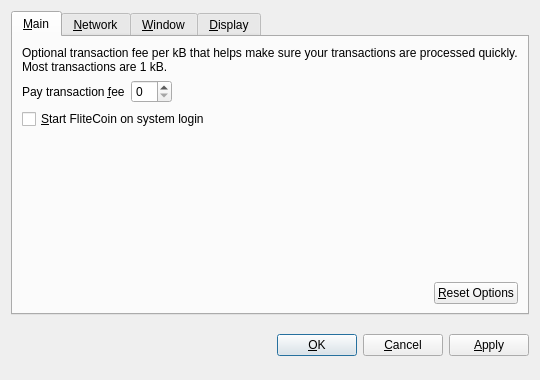
<?xml version="1.0" encoding="UTF-8"?>
<ui version="4.0">
 <class>OptionsDialog</class>
 <widget class="QDialog" name="OptionsDialog">
  <property name="geometry">
   <rect>
    <x>0</x>
    <y>0</y>
    <width>540</width>
    <height>380</height>
   </rect>
  </property>
  <property name="windowTitle">
   <string>Options</string>
  </property>
  <property name="modal">
   <bool>true</bool>
  </property>
  <layout class="QVBoxLayout" name="verticalLayout">
   <item>
    <widget class="QTabWidget" name="tabWidget">
     <property name="tabPosition">
      <enum>QTabWidget::North</enum>
     </property>
     <property name="currentIndex">
      <number>0</number>
     </property>
     <widget class="QWidget" name="tabMain">
      <attribute name="title">
       <string>&amp;Main</string>
      </attribute>
      <layout class="QVBoxLayout" name="verticalLayout_Main">
       <item>
        <widget class="QLabel" name="transactionFeeInfoLabel">
         <property name="text">
          <string>Optional transaction fee per kB that helps make sure your transactions are processed quickly. Most transactions are 1 kB.</string>
         </property>
         <property name="textFormat">
          <enum>Qt::PlainText</enum>
         </property>
         <property name="wordWrap">
          <bool>true</bool>
         </property>
        </widget>
       </item>
       <item>
        <layout class="QHBoxLayout" name="horizontalLayout_1_Main">
         <item>
          <widget class="QLabel" name="transactionFeeLabel">
           <property name="text">
            <string>Pay transaction &amp;fee</string>
           </property>
           <property name="textFormat">
            <enum>Qt::PlainText</enum>
           </property>
           <property name="buddy">
            <cstring>transactionFee</cstring>
           </property>
          </widget>
         </item>
         <item>
          <widget class="BitcoinAmountField" name="transactionFee"/>
         </item>
         <item>
          <spacer name="horizontalSpacer_1_Main">
           <property name="orientation">
            <enum>Qt::Horizontal</enum>
           </property>
           <property name="sizeHint" stdset="0">
            <size>
             <width>40</width>
             <height>20</height>
            </size>
           </property>
          </spacer>
         </item>
        </layout>
       </item>
       <item>
        <widget class="QCheckBox" name="bitcoinAtStartup">
         <property name="toolTip">
          <string>Automatically start FliteCoin after logging in to the system.</string>
         </property>
         <property name="text">
          <string>&amp;Start FliteCoin on system login</string>
         </property>
        </widget>
       </item>
       <item>
        <spacer name="verticalSpacer_Main">
         <property name="orientation">
          <enum>Qt::Vertical</enum>
         </property>
         <property name="sizeHint" stdset="0">
          <size>
           <width>20</width>
           <height>40</height>
          </size>
         </property>
        </spacer>
       </item>
       <item>
        <layout class="QHBoxLayout" name="horizontalLayout_2_Main">
         <item>
          <spacer name="horizontalSpacer_2_Main">
           <property name="orientation">
            <enum>Qt::Horizontal</enum>
           </property>
           <property name="sizeHint" stdset="0">
            <size>
             <width>40</width>
             <height>20</height>
            </size>
           </property>
          </spacer>
         </item>
         <item>
          <widget class="QPushButton" name="resetButton">
           <property name="toolTip">
            <string>Reset all client options to default.</string>
           </property>
           <property name="text">
            <string>&amp;Reset Options</string>
           </property>
           <property name="autoDefault">
            <bool>false</bool>
           </property>
          </widget>
         </item>
        </layout>
       </item>
      </layout>
     </widget>
     <widget class="QWidget" name="tabNetwork">
      <attribute name="title">
       <string>&amp;Network</string>
      </attribute>
      <layout class="QVBoxLayout" name="verticalLayout_Network">
       <item>
        <widget class="QCheckBox" name="mapPortUpnp">
         <property name="toolTip">
          <string>Automatically open the FliteCoin client port on the router. This only works when your router supports UPnP and it is enabled.</string>
         </property>
         <property name="text">
          <string>Map port using &amp;UPnP</string>
         </property>
        </widget>
       </item>
       <item>
        <widget class="QCheckBox" name="connectSocks">
         <property name="toolTip">
          <string>Connect to the FliteCoin network through a SOCKS proxy (e.g. when connecting through Tor).</string>
         </property>
         <property name="text">
          <string>&amp;Connect through SOCKS proxy:</string>
         </property>
        </widget>
       </item>
       <item>
        <layout class="QHBoxLayout" name="horizontalLayout_Network">
         <item>
          <widget class="QLabel" name="proxyIpLabel">
           <property name="text">
            <string>Proxy &amp;IP:</string>
           </property>
           <property name="textFormat">
            <enum>Qt::PlainText</enum>
           </property>
           <property name="buddy">
            <cstring>proxyIp</cstring>
           </property>
          </widget>
         </item>
         <item>
          <widget class="QValidatedLineEdit" name="proxyIp">
           <property name="maximumSize">
            <size>
             <width>140</width>
             <height>16777215</height>
            </size>
           </property>
           <property name="toolTip">
            <string>IP address of the proxy (e.g. 127.0.0.1)</string>
           </property>
          </widget>
         </item>
         <item>
          <widget class="QLabel" name="proxyPortLabel">
           <property name="text">
            <string>&amp;Port:</string>
           </property>
           <property name="textFormat">
            <enum>Qt::PlainText</enum>
           </property>
           <property name="buddy">
            <cstring>proxyPort</cstring>
           </property>
          </widget>
         </item>
         <item>
          <widget class="QLineEdit" name="proxyPort">
           <property name="maximumSize">
            <size>
             <width>55</width>
             <height>16777215</height>
            </size>
           </property>
           <property name="toolTip">
            <string>Port of the proxy (e.g. 9050)</string>
           </property>
          </widget>
         </item>
         <item>
          <widget class="QLabel" name="socksVersionLabel">
           <property name="text">
            <string>SOCKS &amp;Version:</string>
           </property>
           <property name="textFormat">
            <enum>Qt::PlainText</enum>
           </property>
           <property name="buddy">
            <cstring>socksVersion</cstring>
           </property>
          </widget>
         </item>
         <item>
          <widget class="QValueComboBox" name="socksVersion">
           <property name="toolTip">
            <string>SOCKS version of the proxy (e.g. 5)</string>
           </property>
          </widget>
         </item>
         <item>
          <spacer name="horizontalSpacer_Network">
           <property name="orientation">
            <enum>Qt::Horizontal</enum>
           </property>
           <property name="sizeHint" stdset="0">
            <size>
             <width>40</width>
             <height>20</height>
            </size>
           </property>
          </spacer>
         </item>
        </layout>
       </item>
       <item>
        <spacer name="verticalSpacer_Network">
         <property name="orientation">
          <enum>Qt::Vertical</enum>
         </property>
         <property name="sizeHint" stdset="0">
          <size>
           <width>20</width>
           <height>40</height>
          </size>
         </property>
        </spacer>
       </item>
      </layout>
     </widget>
     <widget class="QWidget" name="tabWindow">
      <attribute name="title">
       <string>&amp;Window</string>
      </attribute>
      <layout class="QVBoxLayout" name="verticalLayout_Window">
       <item>
        <widget class="QCheckBox" name="minimizeToTray">
         <property name="toolTip">
          <string>Show only a tray icon after minimizing the window.</string>
         </property>
         <property name="text">
          <string>&amp;Minimize to the tray instead of the taskbar</string>
         </property>
        </widget>
       </item>
       <item>
        <widget class="QCheckBox" name="minimizeOnClose">
         <property name="toolTip">
          <string>Minimize instead of exit the application when the window is closed. When this option is enabled, the application will be closed only after selecting Quit in the menu.</string>
         </property>
         <property name="text">
          <string>M&amp;inimize on close</string>
         </property>
        </widget>
       </item>
       <item>
        <spacer name="verticalSpacer_Window">
         <property name="orientation">
          <enum>Qt::Vertical</enum>
         </property>
         <property name="sizeHint" stdset="0">
          <size>
           <width>20</width>
           <height>40</height>
          </size>
         </property>
        </spacer>
       </item>
      </layout>
     </widget>
     <widget class="QWidget" name="tabDisplay">
      <attribute name="title">
       <string>&amp;Display</string>
      </attribute>
      <layout class="QVBoxLayout" name="verticalLayout_Display">
       <item>
        <layout class="QHBoxLayout" name="horizontalLayout_1_Display">
         <item>
          <widget class="QLabel" name="langLabel">
           <property name="text">
            <string>User Interface &amp;language:</string>
           </property>
           <property name="textFormat">
            <enum>Qt::PlainText</enum>
           </property>
           <property name="buddy">
            <cstring>lang</cstring>
           </property>
          </widget>
         </item>
         <item>
          <widget class="QValueComboBox" name="lang">
           <property name="toolTip">
            <string>The user interface language can be set here. This setting will take effect after restarting FliteCoin.</string>
           </property>
          </widget>
         </item>
        </layout>
       </item>
       <item>
        <layout class="QHBoxLayout" name="horizontalLayout_2_Display">
         <item>
          <widget class="QLabel" name="unitLabel">
           <property name="text">
            <string>&amp;Unit to show amounts in:</string>
           </property>
           <property name="textFormat">
            <enum>Qt::PlainText</enum>
           </property>
           <property name="buddy">
            <cstring>unit</cstring>
           </property>
          </widget>
         </item>
         <item>
          <widget class="QValueComboBox" name="unit">
           <property name="toolTip">
            <string>Choose the default subdivision unit to show in the interface and when sending coins.</string>
           </property>
          </widget>
         </item>
        </layout>
       </item>
       <item>
        <widget class="QCheckBox" name="displayAddresses">
         <property name="toolTip">
          <string>Whether to show FliteCoin addresses in the transaction list or not.</string>
         </property>
         <property name="text">
          <string>&amp;Display addresses in transaction list</string>
         </property>
        </widget>
       </item>
       <item>
        <spacer name="verticalSpacer_Display">
         <property name="orientation">
          <enum>Qt::Vertical</enum>
         </property>
         <property name="sizeHint" stdset="0">
          <size>
           <width>20</width>
           <height>40</height>
          </size>
         </property>
        </spacer>
       </item>
      </layout>
     </widget>
    </widget>
   </item>
   <item>
    <layout class="QHBoxLayout" name="horizontalLayout_Buttons">
     <item>
      <spacer name="horizontalSpacer_1">
       <property name="orientation">
        <enum>Qt::Horizontal</enum>
       </property>
       <property name="sizeHint" stdset="0">
        <size>
         <width>40</width>
         <height>48</height>
        </size>
       </property>
      </spacer>
     </item>
     <item>
      <widget class="QLabel" name="statusLabel">
       <property name="font">
        <font>
         <weight>75</weight>
         <bold>true</bold>
        </font>
       </property>
       <property name="text">
        <string/>
       </property>
       <property name="textFormat">
        <enum>Qt::PlainText</enum>
       </property>
       <property name="wordWrap">
        <bool>true</bool>
       </property>
      </widget>
     </item>
     <item>
      <spacer name="horizontalSpacer_2">
       <property name="orientation">
        <enum>Qt::Horizontal</enum>
       </property>
       <property name="sizeHint" stdset="0">
        <size>
         <width>40</width>
         <height>48</height>
        </size>
       </property>
      </spacer>
     </item>
     <item>
      <widget class="QPushButton" name="okButton">
       <property name="text">
        <string>&amp;OK</string>
       </property>
      </widget>
     </item>
     <item>
      <widget class="QPushButton" name="cancelButton">
       <property name="text">
        <string>&amp;Cancel</string>
       </property>
       <property name="autoDefault">
        <bool>false</bool>
       </property>
      </widget>
     </item>
     <item>
      <widget class="QPushButton" name="applyButton">
       <property name="text">
        <string>&amp;Apply</string>
       </property>
       <property name="autoDefault">
        <bool>false</bool>
       </property>
      </widget>
     </item>
    </layout>
   </item>
  </layout>
 </widget>
 <customwidgets>
  <customwidget>
   <class>BitcoinAmountField</class>
   <extends>QSpinBox</extends>
   <header>bitcoinamountfield.h</header>
  </customwidget>
  <customwidget>
   <class>QValueComboBox</class>
   <extends>QComboBox</extends>
   <header>qvaluecombobox.h</header>
  </customwidget>
  <customwidget>
   <class>QValidatedLineEdit</class>
   <extends>QLineEdit</extends>
   <header>qvalidatedlineedit.h</header>
  </customwidget>
 </customwidgets>
 <resources/>
 <connections/>
</ui>
